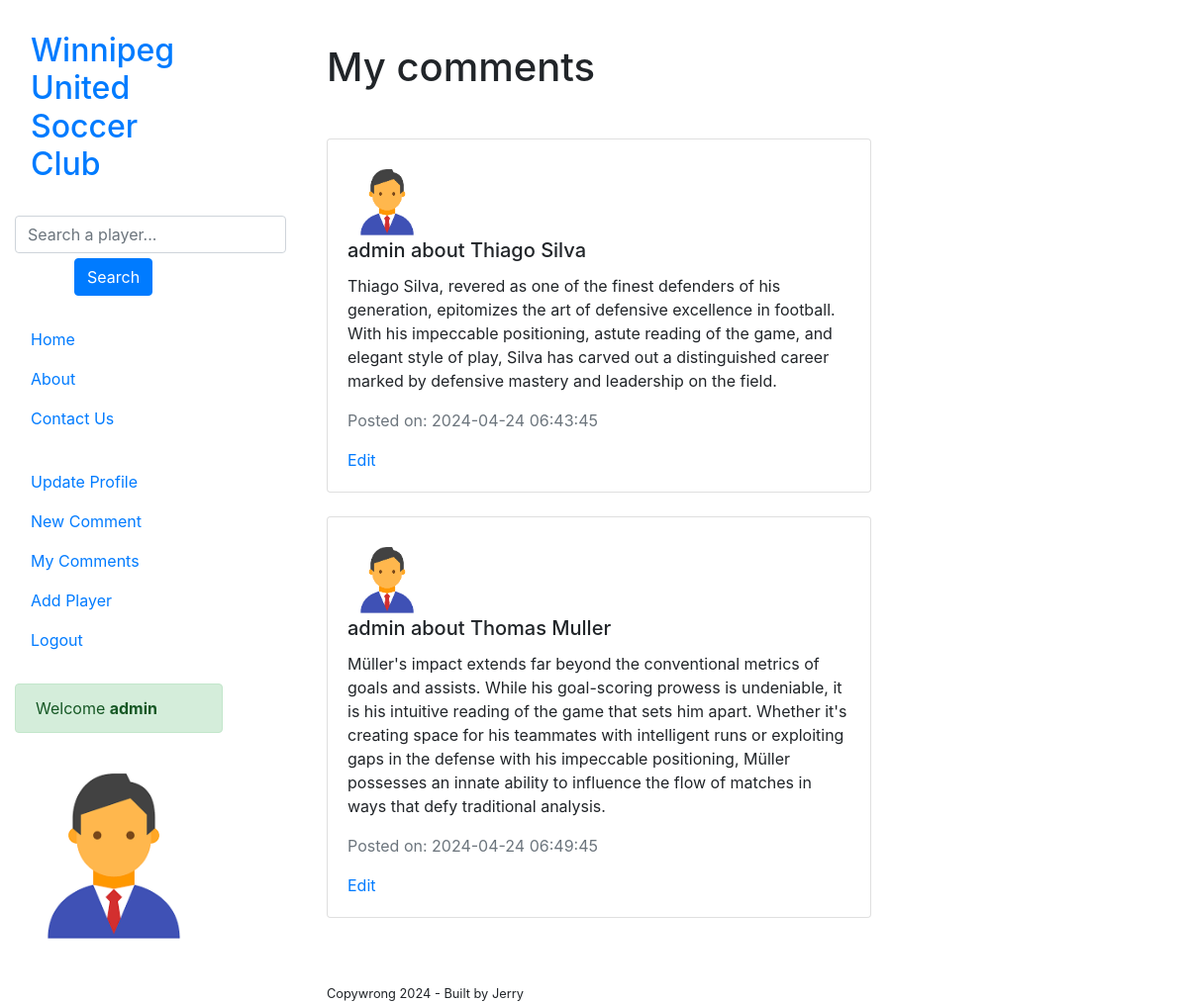
The app's page /my_comments.php (signed in) with its own data.
### tables this page shows
CREATE TABLE `users` (
  `user_id` int(11) NOT NULL,
  `username` varchar(255) NOT NULL,
  `email` varchar(255) NOT NULL,
  `password` varchar(255) NOT NULL,
  `profile_pic` varchar(255) DEFAULT NULL,
  `admin` int(11) DEFAULT NULL
);

CREATE TABLE `comments` (
  `comment_id` int(11) NOT NULL,
  `player_id` int(11) NOT NULL,
  `user_id` int(11) NOT NULL,
  `comment` text NOT NULL,
  `date_posted` timestamp NOT NULL DEFAULT current_timestamp() ON UPDATE current_timestamp()
);

CREATE TABLE `players` (
  `player_id` int(11) NOT NULL,
  `name` varchar(255) NOT NULL,
  `position` varchar(100) NOT NULL,
  `nationality` varchar(100) NOT NULL
);

### my_comments.php (the view, shortened to what this page needs)
<?php
include('server.php');
?>
<!DOCTYPE html>
<html lang="en">
<head>
    <link rel="stylesheet" href="https://stackpath.bootstrapcdn.com/bootstrap/4.5.2/css/bootstrap.min.css">
</head>
<body>
<div class="container-fluid">
        <div class="row d-flex justify-content-between">
            <div class="col-md-3">
                <?php include('nav.php'); ?>
            </div>
            <div class="header col-md-9">
                <div class="content col-md-8" style="padding-top: 5%;">
                    <main class="recent">
                        <h1 class="mb-4">My comments</h1>
                        <br>
                    </main>
                    <?php
                        $username = $_SESSION['username'];
                        $sql = "SELECT comments.*, players.*, users.*
                        FROM comments
                        INNER JOIN players ON comments.player_id = players.player_id
                        INNER JOIN users ON comments.user_id = users.user_id
                        WHERE username = '$username'";
                        $result = mysqli_query($db, $sql);
                        if ($result && mysqli_num_rows($result) > 0) {
                            while($row = $result->fetch_assoc()) {
                    ?>
                                    <div class="card mb-4">
                                        <div class="card-body">
                                            <?php if (!empty($row['profile_pic'])): ?>
                                                <img src="<?php echo $row['profile_pic']; ?>" alt="Profile Picture" style="max-width: 80px;" class="mr-3">
                                            <?php endif; ?>
                                            <h5 class="card-title"><?php echo $row['username'] . " about " . $row['name']; ?></h5>
                                            <p class="card-text"><?php echo $row["comment"]; ?></p>
                                            <p class="text-muted">Posted on: <?php echo $row["date_posted"]; ?></p>
                                            <a href="edit_comment.php?id=<?php echo $row['comment_id']; ?>">Edit</a>
                                        </div>
                                    </div>
                        <?php
                            }
                        } else {
                            echo "<p>No comments yet.</p>";
                        }
                        ?>
                </div>
                <?php include('footer.php'); ?>
            </div>
        </div>
    </div>
</body>
</html>

### nav.php
<div class="sidebar" style="width: 210px;">
    <h2 class="mt-4 mb-4"><a class="nav-link" href="index.php">Winnipeg United Soccer Club</a></h2>
    <ul class="nav flex-column">
        <form action="search_posts.php" method="GET" class="form-inline">
            <div class="form-group mr-2">
                <input type="text" name="player" placeholder="Search a player..." class="form-control">
            </div>
            <button type="submit" class="btn btn-primary" style="margin-left: 60px; margin-top: 5px;">Search</button>
        </form>
        <br>
        <li class="nav-item"><a class="nav-link" href="index.php">Home</a></li>
        <li class="nav-item"><a class="nav-link" href="about.php">About</a></li>
        <li class="nav-item"><a class="nav-link" href="contact.php">Contact Us</a></li>
        <?php if (!isset($_SESSION['username'])) : ?>
            <li class="nav-item"><a class="nav-link" href="login.php">Login</a></li>
            <li class="nav-item"><a class="nav-link" href="register.php">Register</a></li>
        <?php else : ?>
            <br>
            <li class="nav-item"><a class="nav-link" href="update_profile.php">Update Profile</a></li>
            <li class="nav-item"><a class="nav-link" href="new_comment.php">New Comment</a></li>
            <li class="nav-item"><a class="nav-link" href="my_comments.php">My Comments</a></li>
            <li class="nav-item"><a class="nav-link" href="add_player.php">Add Player</a></li>
            <li class="nav-item"><a class="nav-link" href="logout.php">Logout</a></li>
            <br>
            <div class="alert alert-success" role="alert" style="width: 100%;">
                <p class="mb-0">Welcome <strong><?php echo $_SESSION['username']; ?></strong></p>
            </div>
            <?php
                $username = $_SESSION['username'];
                $sql = "SELECT * FROM users WHERE username = '$username'";
                $result = mysqli_query($db, $sql);
                if ($result) {
                    if (mysqli_num_rows($result) > 0) {
                        $row = mysqli_fetch_assoc($result);
                        echo '<img src="' . $row['profile_pic'] . '" alt="Profile Picture"style="max-width: 200px;"><br><br>';
                    }
                }
            ?>
        <?php endif; ?>
    </ul>
</div>

### records on screen
users: profile_pic (picture)
comments: user.profile_pic (picture), user.username "admin", player.name "Thiago Silva", comment "Thiago Silva, revered as one of the finest defenders of his generation, epitomizes the art of defensive excellence in football. With his impeccable positioning, astute reading of the game, and elegant style of play, Silva has carved out a distinguished career marked by defensive mastery and leadership on the field.", date_posted "2024-04-24 06:43:45"
comments: user.profile_pic (picture), user.username "admin", player.name "Thomas Muller", comment "Müller's impact extends far beyond the conventional metrics of goals and assists. While his goal-scoring prowess is undeniable, it is his intuitive reading of the game that sets him apart. Whether it's creating space for his teammates with intelligent runs or exploiting gaps in the defense with his impeccable positioning, Müller possesses an innate ability to influence the flow of matches in ways that defy traditional analysis.", date_posted "2024-04-24 06:49:45"

### other values on screen
$_SESSION['username'] "admin"
